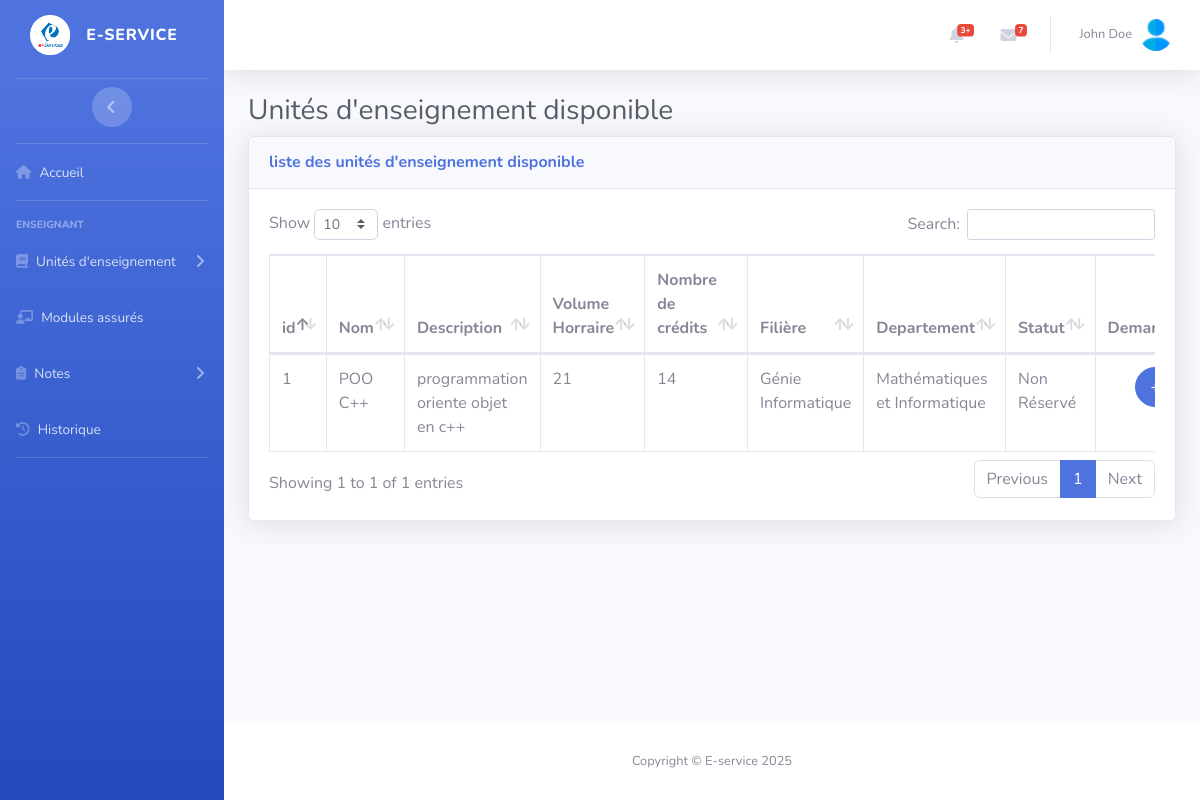
Before: /Views/ProfViews/UeList.php (signed in) with the older database file.
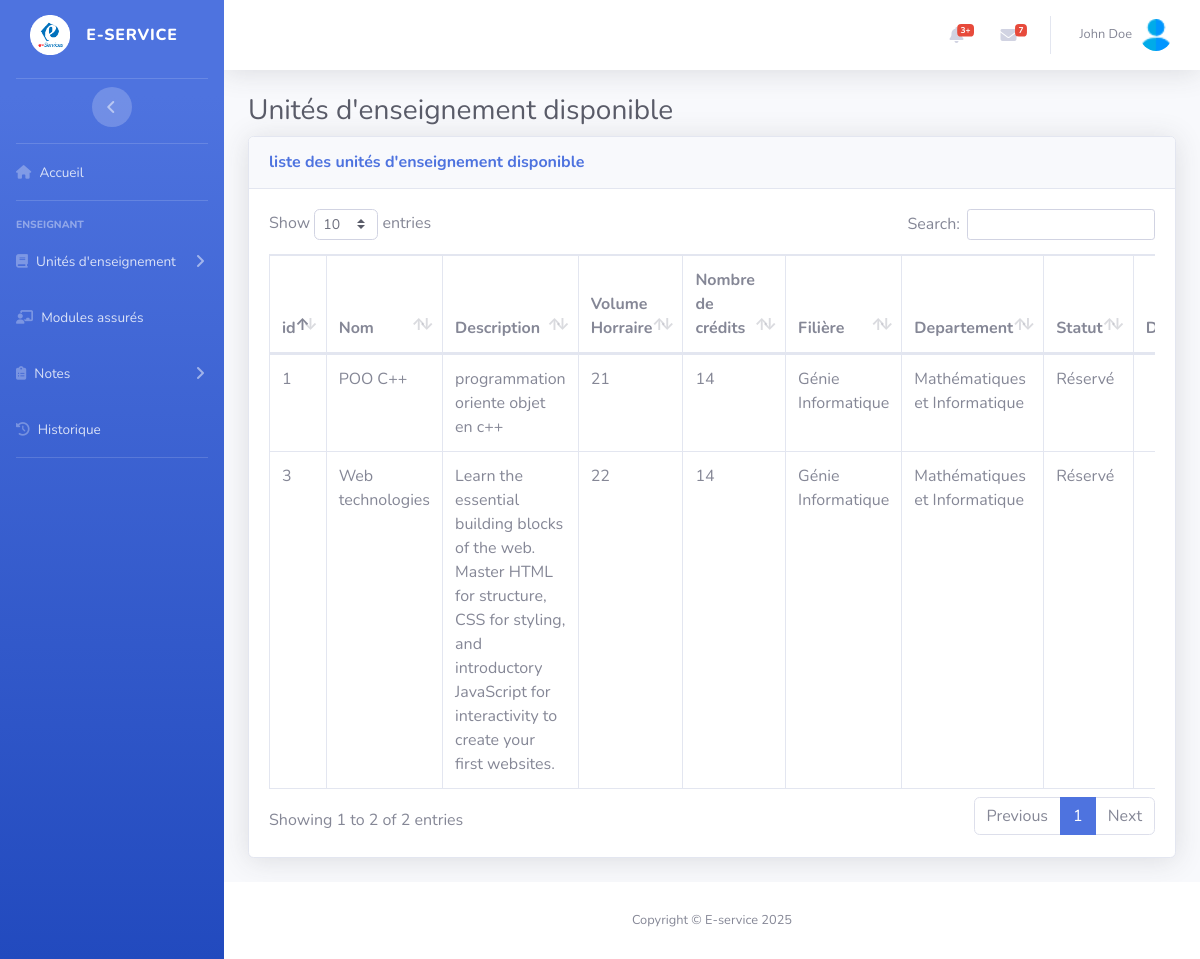
After: the same page with the newer database file.
### tables this page shows
CREATE TABLE `utilisateurs` (
  `id` int(11) NOT NULL,
  `firstName` varchar(50) NOT NULL,
  `lastName` varchar(75) NOT NULL,
  `CIN` varchar(10) NOT NULL,
  `Birthdate` date NOT NULL,
  `email` varchar(50) NOT NULL,
  `password` varchar(255) NOT NULL,
  `speciality` varchar(70) NOT NULL,
  `id_departement` int(11) NOT NULL,
  `creation_date` datetime NOT NULL DEFAULT current_timestamp(),
  `must_change_password` tinyint(1) DEFAULT 1
);

CREATE TABLE `units` (
  `id` int(11) NOT NULL,
  `unit_name` varchar(100) NOT NULL,
  `description` varchar(255) NOT NULL,
  `Hours` int(11) NOT NULL,
  `credits` int(11) NOT NULL,
  `departement_id` int(11) NOT NULL,
  `id_filiere` int(11) NOT NULL,
  `statut` tinyint(4) NOT NULL DEFAULT 0
);

CREATE TABLE `filieres` (
  `id` int(11) NOT NULL,
  `label` varchar(100) NOT NULL,
  `acronym` varchar(10) NOT NULL,
  `id_departement` int(11) NOT NULL
);

CREATE TABLE `departement` (
  `id` int(11) NOT NULL,
  `departement_name` varchar(150) NOT NULL,
  `acronym` varchar(10) NOT NULL
);

### Model/database.php (called while the page is built, shortened)
<?php
    function dataBaseConnection(){
        try{
            $pdo=new PDO('mysql:host=localhost;dbname=EserviceDB;port=3306;charset=utf8','root','',array(PDO::ATTR_ERRMODE=>PDO::ERRMODE_EXCEPTION));
        }catch(Exception $e){
            echo $e->getMessage();
        }
        return $pdo;
    }
    function GetFromDb($query,$values,$fetchAll=true){
        try {
            $pdo=dataBaseConnection();
            $stmt=$pdo->prepare($query);
            if (is_array($values)){
                $stmt->execute($values);
            }else{
                $stmt->execute([$values]);
            }
            if($fetchAll){
                $data=$stmt->fetchAll(PDO::FETCH_ASSOC);
            }else{
                $data=$stmt->fetch(PDO::FETCH_ASSOC);
            }
                return $data;
        } catch (Exception $e) {
            error_log("Error : " . $e->getMessage());
            return false;
        }
    }

### Views/ProfViews/UeList.php (the view, shortened to what this page needs)
<?php
    $data=GetFromDb("SELECT * FROM utilisateurs WHERE id=? ;",$_SESSION['id'],false);
    $userName=$data['firstName'].' '.$data['lastName'];
    $units=GetFromDb("SELECT * FROM units WHERE departement_id=? ;",$data['id_departement']);
?>
    <div id="wrapper">
    <?php require_once "../include/navBars/ProfNav.php";?>
    <?php require_once "../include/header.php";?>
        <div id="content-wrapper" class="d-flex flex-column">
            <div id="content">
                <div class="container-fluid">
                    <h1 class="h3 mb-2 text-gray-800">Unités d'enseignement disponible</h1>
                    <div class="card shadow mb-4">
                        <div class="card-header py-3 d-flex justify-content-between align-items-center">
                            <h6 class="m-0 font-weight-bold text-primary">liste des unités d'enseignement disponible</h6>
                        </div>
                        <div class="card-body">
                            <div class="table-responsive">
                                <table class="table table-bordered" id="dataTable" width="100%" cellspacing="0">
                                    <thead>
                                        <tr>
                                            <th>id</th>
                                            <th>Nom</th>
                                            <th>Description</th>
                                            <th>Volume Horraire</th>
                                            <th>Nombre de crédits</th>
                                            <th>Filière</th>
                                            <th>Departement</th>
                                            <th>Statut</th>
                                            <th>Demander</th>
                                        </tr>
                                    </thead>
                                    <tbody>
                                    <?php foreach($units as $unit){
                                            $department = GetFromDb("SELECT * FROM departement WHERE id=? ;",$unit['departement_id'],false);
                                            $filiere = GetFromDb("SELECT * FROM filieres WHERE id=? ;",$unit['id_filiere'],false);
                                    ?>
                                        <tr>
                                            <td><?php echo $unit['id'];?></td>
                                            <td><?php echo $unit['unit_name'];?></td>
                                            <td><?php echo $unit['description'];?></td>
                                            <td><?php echo $unit['Hours'];?></td>
                                            <td><?php echo $unit['credits'];?></td>
                                            <td>
                                                <?php echo ($filiere && isset($filiere['label'])) ? $filiere['label'] : ''; ?>
                                            </td>
                                            <td>
                                                <?php echo ($department && isset($department['departement_name'])) ? $department['departement_name'] : ''; ?>
                                            </td>
                                            <td><?php if($unit['statut']==0){
                                                            echo'Non Réservé';
                                                        }else{
                                                            echo 'Réservé';
                                                        }
                                                ?>
                                            </td>
                                            <td class="text-center">
                                                <?php if($unit['statut']==0){?>
                                                    <a href="demandeUE.php?id=<?php echo $unit['id'];?>" class="btn btn-primary btn-circle">+</a>
                                                <?php }else{?>
                                                    <button class="btn btn-danger btn-circle" disabled>x</button>
                                                <?php }?>
                                            </td>
                                        </tr>
                                       <?php }?>
                                    </tbody>
                                </table>
                            </div>
                        </div>
                    </div>
                </div>
            </div>
        </div>
    </div>
    <?php require_once "../include/footer.php";?>
<?php
    $content=ob_get_clean();
    include_once "../dashboards.php";
?>

### Views/include/navBars/ProfNav.php (shortened to what this page needs)
<ul class="navbar-nav bg-gradient-primary sidebar sidebar-dark accordion" id="accordionSidebar">
    <a class="sidebar-brand d-flex align-items-center justify-content-center" href="index.php">
        <div class="sidebar-brand-icon">
            <img src="..\..\startbootstrap-sb-admin-2-gh-pages\img\logo2.png" alt="Logo" style="width: 40px; height: 40px;">
        </div>
        <div class="sidebar-brand-text mx-3">E-service</div>
    </a>
    <hr class="sidebar-divider my-2">
    <div class="text-center d-none d-md-inline">
        <button class="rounded-circle border-0" id="sidebarToggle"></button>
    </div>
    <hr class="sidebar-divider my-0">
    <li class="nav-item">
        <a class="nav-link" href="../ProfViews/index.php">
            <i class="fas fa-home"></i>
            <span>Accueil</span>
        </a>
    </li>
    <hr class="sidebar-divider">
    <div class="sidebar-heading">
        Enseignant
    </div>
    <li class="nav-item">
        <a class="nav-link collapsed" href="#" data-toggle="collapse" data-target="#collapseUE"
            aria-expanded="false" aria-controls="collapseUE">
            <i class="fas fa-book"></i>
            <span>Unités d'enseignement</span>
        </a>
    </li>
    <li class="nav-item">
        <a class="nav-link" href="#">
            <i class="fas fa-chalkboard-teacher"></i>
            <span>Modules assurés</span>
        </a>
    </li>
    <li class="nav-item">
        <a class="nav-link collapsed" href="#" data-toggle="collapse" data-target="#collapseNotes"
            aria-expanded="false" aria-controls="collapseNotes">
            <i class="fas fa-clipboard-list"></i>
            <span>Notes</span>
        </a>
    </li>
    <li class="nav-item">
        <a class="nav-link" href="#">
            <i class="fas fa-history"></i>
            <span>Historique</span>
        </a>
    </li>
    <hr class="sidebar-divider d-none d-md-block">
</ul>

### Views/include/header.php (shortened to what this page needs)
<div id="content-wrapper" class="d-flex flex-column">
    <div id="content">
        <nav class="navbar navbar-expand navbar-light bg-white topbar mb-4 static-top shadow">
            <ul class="navbar-nav ml-auto">
                <li class="nav-item dropdown no-arrow mx-1">
                    <a class="nav-link dropdown-toggle" href="#" id="alertsDropdown" role="button"
                        data-toggle="dropdown" aria-haspopup="true" aria-expanded="false">
                        <i class="fas fa-bell fa-fw"></i>
                        <span class="badge badge-danger badge-counter">3+</span>
                    </a>
                </li>
                <li class="nav-item dropdown no-arrow mx-1">
                    <a class="nav-link dropdown-toggle" href="#" id="messagesDropdown" role="button"
                        data-toggle="dropdown" aria-haspopup="true" aria-expanded="false">
                        <i class="fas fa-envelope fa-fw"></i>
                        <span class="badge badge-danger badge-counter">7</span>
                    </a>
                </li>
                <li class="nav-item dropdown no-arrow">
                    <a class="nav-link dropdown-toggle" href="#" id="userDropdown" role="button"
                        data-toggle="dropdown" aria-haspopup="true" aria-expanded="false">
                        <span class="mr-2 d-none d-lg-inline text-gray-600 small"><?= $userName ?></span>
                        <img class="img-profile rounded-circle"
                            src="..\..\startbootstrap-sb-admin-2-gh-pages\img\logo3.png">
                    </a>
                </li>
            </ul>
        </nav>

### Views/include/footer.php (shortened to what this page needs)
<footer class="sticky-footer bg-white">
              <div class="container my-auto">
                  <div class="copyright text-center my-auto">
                      <span>Copyright &copy; E-service 2025</span>
                  </div>
              </div>
          </footer>
      </div>
  </div>

### Views/dashboards.php (shortened to what this page needs)
<!DOCTYPE html>
<html lang="en">
<head>
    <link href="..\..\startbootstrap-sb-admin-2-gh-pages\vendor\fontawesome-free\css\all.min.css" rel="stylesheet" type="text/css">
    <link href="..\..\startbootstrap-sb-admin-2-gh-pages\css\sb-admin-2.min.css" rel="stylesheet">
    <link href="..\..\startbootstrap-sb-admin-2-gh-pages\vendor\datatables\dataTables.bootstrap4.min.css" rel="stylesheet">
    <link rel="stylesheet" href="https://cdnjs.cloudflare.com/ajax/libs/font-awesome/6.7.2/css/all.min.css" />
</head>
<body id="page-top">
    <?php  echo $content;?>
</body>
</html>

Changed rows visible on the page:
changed units "POO C++": statut "Non Réservé" → "Réservé"
added units: id "3", unit_name "Web technologies", description "Learn the essential building blocks of the web. Master HTML for structure, CSS for styling, and introductory JavaScript for interactivity to create your first websites.", Hours "22", credits "14", id_filiere.label "Génie Informatique", departement.departement_name "Mathématiques et Informatique", statut "Réservé"
Other visible differences:
text written by a page script: "Show entries Search: Showing 1 to 1 of 1 entries Previous 1 Next" → "Show entries Search: Showing 1 to 2 of 2 entries Previous 1 Next"
